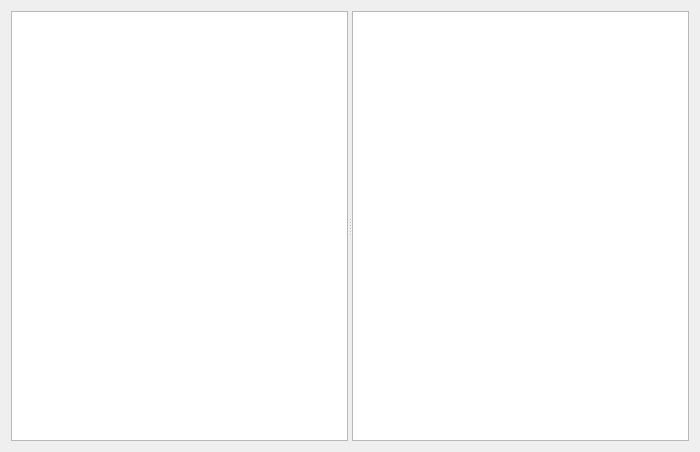
<?xml version="1.0" encoding="UTF-8"?>
<ui version="4.0">
 <class>SymbolReferenceWidget</class>
 <widget class="QWidget" name="SymbolReferenceWidget">
  <property name="geometry">
   <rect>
    <x>0</x>
    <y>0</y>
    <width>700</width>
    <height>452</height>
   </rect>
  </property>
  <property name="sizePolicy">
   <sizepolicy hsizetype="Expanding" vsizetype="Expanding">
    <horstretch>0</horstretch>
    <verstretch>0</verstretch>
   </sizepolicy>
  </property>
  <property name="windowTitle">
   <string>Form</string>
  </property>
  <layout class="QHBoxLayout" name="horizontalLayout">
   <item>
    <widget class="QSplitter" name="symbolReferenceSplitter">
     <property name="sizePolicy">
      <sizepolicy hsizetype="Expanding" vsizetype="Preferred">
       <horstretch>0</horstretch>
       <verstretch>0</verstretch>
      </sizepolicy>
     </property>
     <property name="orientation">
      <enum>Qt::Horizontal</enum>
     </property>
     <widget class="QTableView" name="symbolView"/>
     <widget class="QTreeView" name="referenceView"/>
    </widget>
   </item>
  </layout>
 </widget>
 <resources/>
 <connections/>
</ui>
